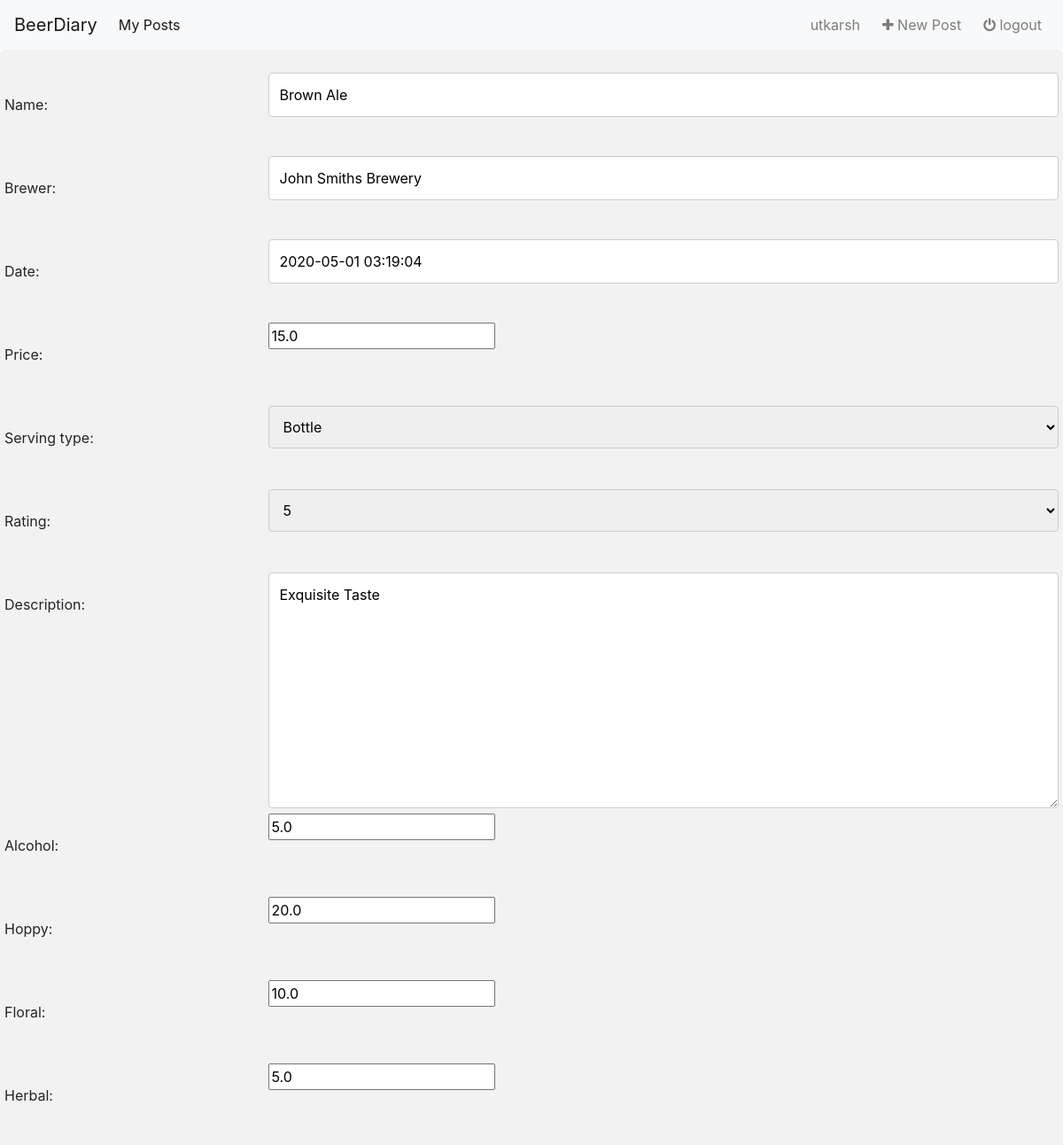
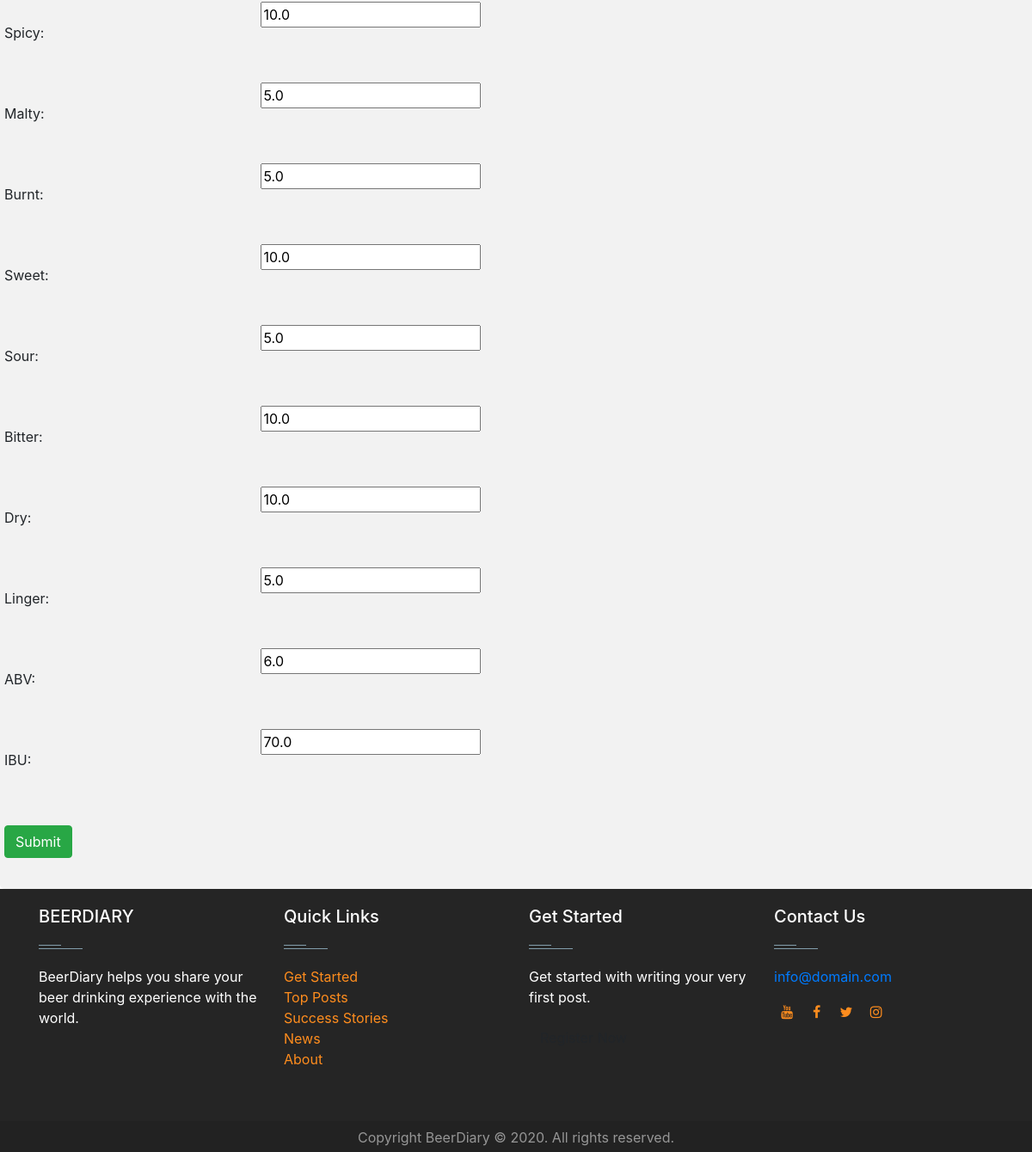
The page /30/update (signed in) on the database its author committed (2 pictures, top to bottom).
### beers/models.py (models this page shows, shortened)
class Beer(models.Model):
    author = models.ForeignKey(User, null=True, on_delete=models.CASCADE)
    name = models.CharField(max_length=250)
    brewer = models.CharField(max_length=250)
    date = models.DateTimeField(default=datetime.now)
    price = models.FloatField()
    serving_type = models.CharField(max_length=250)
    rating = models.CharField(max_length=250)
    description = models.TextField(max_length=500, null=True)
    alcohol = models.FloatField(default=5)
    hoppy = models.FloatField(default=20)
    floral = models.FloatField(default=10)
    herbal= models.FloatField(default=5)
    spicy = models.FloatField(default=10)
    malty = models.FloatField(default=5)
    burnt = models.FloatField(default=5)
    sweet = models.FloatField(default=10)
    sour = models.FloatField(default=5)
    bitter = models.FloatField(default=10)
    dry = models.FloatField(default=10)
    linger = models.FloatField(default=5)
    abv = models.FloatField(default=6, verbose_name='ABV')
    ibu = models.FloatField(default=70, verbose_name='IBU')

### beers/views.py (the view, shortened to what this page needs)
# urls.py: path('<slug:pk>/update', views.UpdateBeer.as_view(), name='update_beer'),
class UpdateBeer(LoginRequiredMixin, UserPassesTestMixin, UpdateView):
    model = Beer
    form_class = UpdateBeerForm
    template_name = 'beers/add_beer.html'
    success_url = reverse_lazy('beers:detail')
    def test_func(self):
        post = self.get_object()
        if self.request.user == post.author:
            return True
        return False

### beers/forms.py
class UpdateBeerForm(forms.ModelForm):
    CHOICES = (
        ("Bottle", "Bottle"),
        ("Draft", "Draft"),
    )
    serving_type = forms.ChoiceField(choices=CHOICES)
    rating = forms.ChoiceField(choices=[(x, x) for x in range(1, 6)])
    class Meta:
        model = Beer
        fields = '__all__'
        exclude = ['author']

### templates/beers/add_beer.html (shortened to what this page needs)
{% extends 'base.html' %}
{% load staticfiles %}
{% block main-content %}
<div class="beer-container">
  <form method="post" enctype="multipart/form-data">
    {% for field in form %}
    <div class="row">
      <div class="col-25">
        <label>{{ field.label_tag }}</label>
      </div>
      <div class="col-75">
        {{ field }}
      </div>
    </div>
    {% endfor %}
    <br>
    <div class="row">
      <button class="btn btn-success" type="submit">Submit</button>
    </div>
  </form>
</div>
{% endblock %}

### templates/base.html (shortened to what this page needs)
{% load staticfiles %}
{% load custom_url %}
<html>
<head>
  <link rel="stylesheet" type="text/css" href="{% static 'css/style.css' %}">
  <link rel="stylesheet" href="https://stackpath.bootstrapcdn.com/bootstrap/4.4.1/css/bootstrap.min.css">
  <link href="https://maxcdn.bootstrapcdn.com/font-awesome/4.7.0/css/font-awesome.min.css" rel="stylesheet">
</head>
<body>
<nav class="navbar navbar-expand-lg navbar-light bg-light">
  <a class="navbar-brand" href="{% url 'beers:index' %}">BeerDiary</a>
  <div class="collapse navbar-collapse" id="navbarSupportedContent">
    <ul class="navbar-nav mr-auto">
      {% if user.username %}
        <li class="nav-item active">
          <a class="nav-link" href="{% url 'beers:detail' %}">My Posts</a>
        </li>
      {% endif %}
    </ul>
    <ul class="nav navbar-nav navbar-right">
      {% if user.username %}
        <li>
          <a class="nav-link">{{ user.username }} &nbsp;</a>
        </li>
        <li class="">
          <a class="nav-link" href="{% url 'beers:add_beer' %}">
            <i class="fa fa-plus" aria-hidden="true"></i> New Post &nbsp;
          </a>
        </li>
        <li>
          <a class="nav-link" href="{% url 'beers:logout_user' %}">
            <i class="fa fa-power-off" aria-hidden="true"></i> logout
          </a>
        </li>
      {% endif %}
    </ul>
  </div>
</nav>
{% block main-content %}
{% endblock %}
<footer id="footer" class="footer-1">
  <div class="main-footer widgets-dark typo-light">
    <div class="container">
      <div class="row">
        <div class="col-xs-12 col-sm-6 col-md-3">
          <div class="widget subscribe no-box">
          <h5 class="widget-title">BEERDIARY<span></span></h5>
          <p>BeerDiary helps you share your beer drinking experience with the world. </p>
          </div>
        </div>
        <div class="col-xs-12 col-sm-6 col-md-3">
          <div class="widget no-box">
            <h5 class="widget-title">Quick Links<span></span></h5>
            <ul class="thumbnail-widget">
              <li>
                <div class="thumb-content"><a href="#.">Get Started</a></div>
              </li>
              <li>
                <div class="thumb-content"><a href="#.">Top Posts</a></div>
              </li>
              <li>
                <div class="thumb-content"><a href="#.">Success Stories</a></div>
              </li>
              <li>
                <div class="thumb-content"><a href="#.">News</a></div>
              </li>
              <li>
                <div class="thumb-content"><a href="#.">About</a></div>
              </li>
            </ul>
          </div>
        </div>
        <div class="col-xs-12 col-sm-6 col-md-3">
          <div class="widget no-box">
          <h5 class="widget-title">Get Started<span></span></h5>
          <p>Get started with writing your very first post.</p>
          <a class="btn" href="#." target="_blank">Register Now</a>
          </div>
        </div>
        <div class="col-xs-12 col-sm-6 col-md-3">
          <div class="widget no-box">
            <h5 class="widget-title">Contact Us<span></span></h5>
            <p><a href="mailto:info@domain.com" title="glorythemes">info@domain.com</a></p>
            <ul class="social-footer2">
              <li class="">
                <a title="youtube" target="_blank" href="https://www.youtube.com/"><i style="padding-top: 5px" class="fa fa-youtube"></i></a>
              </li>
              <li class="">
                <a href="https://www.facebook.com/" target="_blank" title="Facebook"><i style="padding-top: 5px" class="fa fa-facebook"></i></a>
              </li>
              <li class="">
                <a href="https://twitter.com" target="_blank" title="Twitter"><i style="padding-top: 5px" class="fa fa-twitter"></i></a>
              </li>
              <li class="">
                <a title="instagram" target="_blank" href="https://www.instagram.com/"><i style="padding-top: 5px" class="fa fa-instagram"></i></a>
              </li>
            </ul>
          </div>
        </div>
      </div>
    </div>
  </div>
  <div class="footer-copyright">
    <div class="container">
      <div class="row">
        <div class="col-md-12 text-center">
          <p>Copyright BeerDiary © 2020. All rights reserved.</p>
        </div>
      </div>
    </div>
  </div>
</footer>
</body>

### beers/static/css/style.css (style rules this page uses)
body { color: black; }
.footer-1 .footer-copyright { margin-bottom: 0px; }
html,body { width: 100%; height: 100%; margin: 0px; padding: 0px; overflow-x: hidden; }
footer .main-footer { padding: 20px 0; background: #252525; }
footer ul { padding-left: 0; list-style: none; }
.footer-copyright { background: #222; padding: 5px 0; }
.footer-copyright p { color: #969696; margin: 2px 0 0; }
.widget { padding: 20px; margin-bottom: 40px; }
.widget.no-box { padding: 0; background-color: transparent; margin-bottom: 40px; box-shadow: none; -webkit-box-shadow: none; -moz-box-shadow: none; -ms-box-shadow: none; -o-box-shadow: none; }
.widget.subscribe p { margin-bottom: 18px; }
.widget li a { color: #ff8d1e; }
.widget-title { margin-bottom: 20px; }
.widget-title span { background: #839FAD none repeat scroll 0 0;display: block; height: 1px;margin-top: 25px;position: relative;width: 20%; }
.widget-title span::after { background: inherit;content: "";height: inherit; position: absolute;top: -4px;width: 50%; }
.typo-light h1, .typo-light h2, .typo-light h3, .typo-light h4, .typo-light h5, .typo-light h6, .typo-light p, .typo-light div, .typo-light span, .typo-light small { color: #fff; }
ul.social-footer2 { margin: 0;padding: 0; width: auto; }
ul.social-footer2 li { display: inline-block;padding: 0; }
ul.social-footer2 li a { display: block; height:30px;width: 30px;text-align: center; }
.btn { background-color: #ff8d1e; color:#fff; }

### templates/beers/add_beer.html (style rules this page uses)
input[type=text], select, textarea { width: 100%; padding: 12px; border: 1px solid #ccc; border-radius: 4px; box-sizing: border-box; resize: vertical; }
label { padding: 12px 12px 12px 0; display: inline-block; }
.beer-container { border-radius: 5px; background-color: #f2f2f2; padding: 20px; }
.col-25 { float: left; width: 25%; margin-top: 6px; }
.col-75 { float: left; width: 75%; margin-top: 6px; }
.row:after { content: ""; display: table; clear: both; }

### rows shown on the page
Beer: form "Brown Ale" "John Smiths Brewery" "2020-05-01 03:19:04" "15.0" "Bottle" "5" "Exquisite Taste" "5.0" "20.0" "10.0" "5.0" "10.0" "5.0" "5.0" "10.0" "5.0" "10.0" "10.0" "5.0" "6.0" "70.0"

### other values the page prints
{{ user.username }} "utkarsh"
{{ field.label_tag }} "Name:" "Brewer:" "Date:" "Price:" "Serving type:" "Rating:" "Description:" "Alcohol:" "Hoppy:" "Floral:" "Herbal:" "Spicy:" "Malty:" "Burnt:" "Sweet:" "Sour:" "Bitter:" "Dry:" "Linger:" "ABV:" "IBU:"
